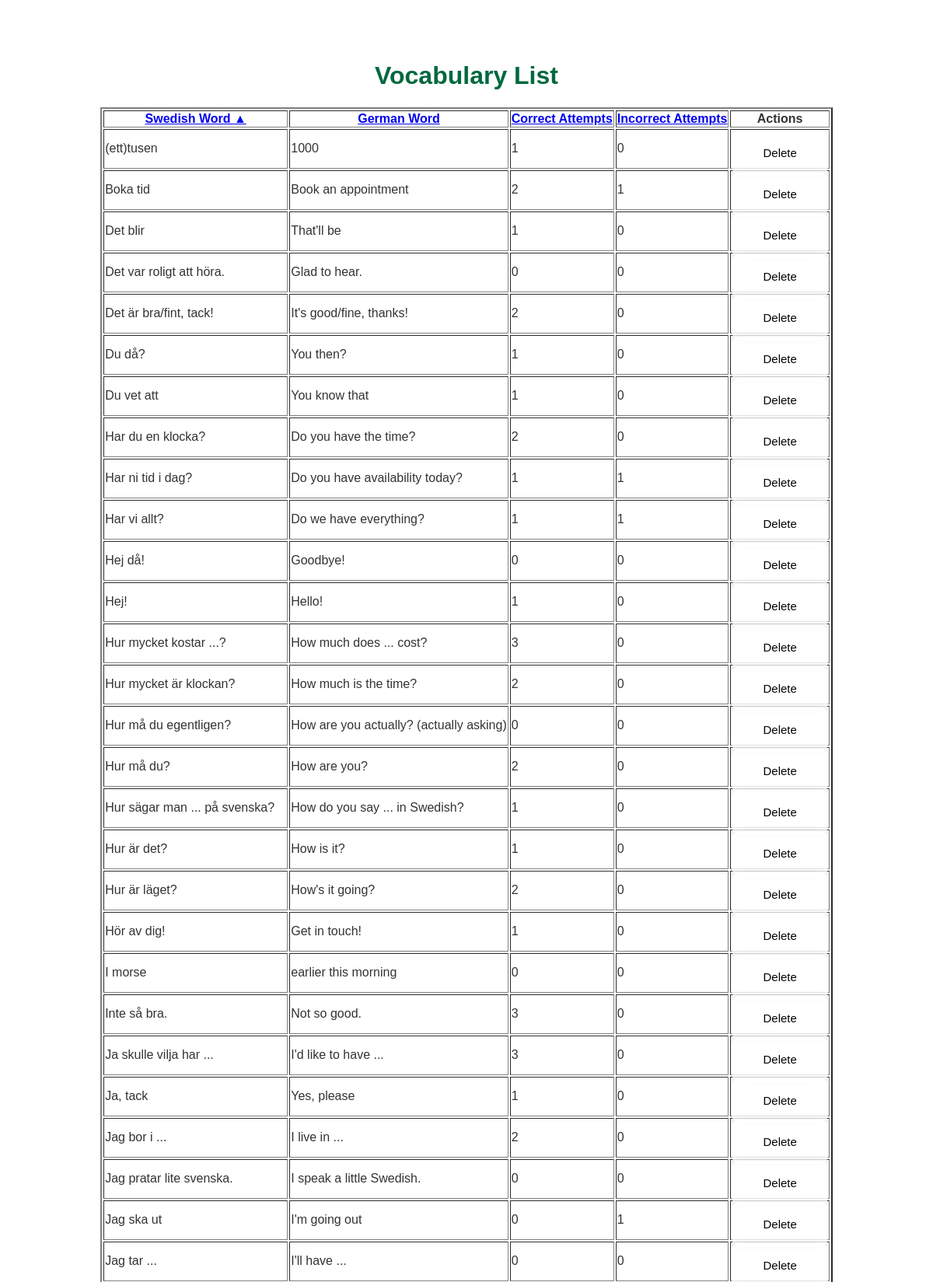
Screenshot of /vocabulary (upper part) with the database file from the repository.
### tables this page shows
CREATE TABLE vocabulary (
                id INTEGER PRIMARY KEY AUTOINCREMENT,
                swedish_word TEXT NOT NULL,
                german_word TEXT NOT NULL
            );

### app.py (the view)
@app.route('/vocabulary')
def vocabulary():
    sort_by = request.args.get('sort_by', 'swedish_word')  # Default sort by Swedish word
    sort_order = request.args.get('sort_order', 'asc')  # Default sort order ascending
    with sqlite3.connect('database.db') as conn:
        cursor = conn.cursor()
        query = f'''
            SELECT v.swedish_word, v.german_word,
                   COALESCE(a.correct_attempts, 0) AS correct_attempts,
                   COALESCE(a.incorrect_attempts, 0) AS incorrect_attempts,
                   v.id
            FROM vocabulary v
            LEFT JOIN attempts a ON v.id = a.word_id
            ORDER BY {sort_by} {sort_order}
        '''
        cursor.execute(query)
        words = cursor.fetchall()
    return render_template('vocabulary.html', words=words, sort_by=sort_by, sort_order=sort_order)

### templates/vocabulary.html (shortened to what this page needs)
<!DOCTYPE html>
<html lang="en">
<head>
    <link rel="stylesheet" href="{{ url_for('static', filename='style.css') }}">
</head>
<body>
    <center>
    <h1>Vocabulary List</h1>
    <table border="2", style="background-color:#ffffff;">
        <thead>
            <tr>
                <th>
                    <a href="{{ url_for('vocabulary', sort_by='swedish_word', sort_order='asc' if sort_by != 'swedish_word' or sort_order == 'desc' else 'desc') }}">
                        Swedish Word {% if sort_by == 'swedish_word' %}{{ '▲' if sort_order == 'asc' else '▼' }}{% endif %}
                    </a>
                </th>
                <th>
                    <a href="{{ url_for('vocabulary', sort_by='german_word', sort_order='asc' if sort_by != 'german_word' or sort_order == 'desc' else 'desc') }}">
                        German Word {% if sort_by == 'german_word' %}{{ '▲' if sort_order == 'asc' else '▼' }}{% endif %}
                    </a>
                </th>
                <th>
                    <a href="{{ url_for('vocabulary', sort_by='correct_attempts', sort_order='asc' if sort_by != 'correct_attempts' or sort_order == 'desc' else 'desc') }}">
                        Correct Attempts {% if sort_by == 'correct_attempts' %}{{ '▲' if sort_order == 'asc' else '▼' }}{% endif %}
                    </a>
                </th>
                <th>
                    <a href="{{ url_for('vocabulary', sort_by='incorrect_attempts', sort_order='asc' if sort_by != 'incorrect_attempts' or sort_order == 'desc' else 'desc') }}">
                        Incorrect Attempts {% if sort_by == 'incorrect_attempts' %}{{ '▲' if sort_order == 'asc' else '▼' }}{% endif %}
                    </a>
                </th>
                <th>Actions</th>
            </tr>
        </thead>
        <tbody>
            {% for swedish, german, correct_attempts, incorrect_attempts, word_id in words %}
            <tr>
                <td>{{ swedish }}</td>
                <td>{{ german }}</td>
                <td>{{ correct_attempts }}</td>
                <td>{{ incorrect_attempts }}</td>
                <td>
                    <form action="{{ url_for('delete_word', word_id=word_id) }}" method="post" style="display:inline;">
                        <button type="submit" class="delete-button">Delete</button>
                    </form>
                </td>
            </tr>
            {% endfor %}
        </tbody>
    </table>
    </center>
</body>
</html>

### static/style.css (style rules this page uses)
body { font-family: Arial, sans-serif; background: url('/static/Images/SwedishHut.jpg') no-repeat center center fixed; background-size: cover; color: #333; text-align: center; padding-top: 50px; }
h1 { color: #00693e; }
form { display: inline-block; background: rgba(255, 255, 255, 0.8); padding: 20px; border-radius: 10px; box-shadow: 0 0 10px rgba(0, 0, 0, 0.1); }
button { padding: 10px 20px; font-size: 16px; color: #fff; background-color: #00693e; border: none; border-radius: 5px; cursor: pointer; margin-top: 10px; }
.delete-button { padding: 3 2px; font-size: 15px; color: #000; background-color: #FFF; border: none; border-radius: 3px; cursor: pointer; }

### rows the page displays
vocabulary: swedish_word "(ett)tusen", german_word "1000", correct_attempts "1", incorrect_attempts "0"
vocabulary: swedish_word "Boka tid", german_word "Book an appointment", correct_attempts "2", incorrect_attempts "1"
vocabulary: swedish_word "Det blir", german_word "That'll be", correct_attempts "1", incorrect_attempts "0"
vocabulary: swedish_word "Det var roligt att höra.", german_word "Glad to hear.", correct_attempts "0", incorrect_attempts "0"
vocabulary: swedish_word "Det är bra/fint, tack!", german_word "It's good/fine, thanks!", correct_attempts "2", incorrect_attempts "0"
vocabulary: swedish_word "Du då?", german_word "You then?", correct_attempts "1", incorrect_attempts "0"
vocabulary: swedish_word "Du vet att", german_word "You know that", correct_attempts "1", incorrect_attempts "0"
vocabulary: swedish_word "Har du en klocka?", german_word "Do you have the time?", correct_attempts "2", incorrect_attempts "0"
vocabulary: swedish_word "Har ni tid i dag?", german_word "Do you have availability today?", correct_attempts "1", incorrect_attempts "1"
vocabulary: swedish_word "Har vi allt?", german_word "Do we have everything?", correct_attempts "1", incorrect_attempts "1"
vocabulary: swedish_word "Hej då!", german_word "Goodbye!", correct_attempts "0", incorrect_attempts "0"
vocabulary: swedish_word "Hej!", german_word "Hello!", correct_attempts "1", incorrect_attempts "0"
vocabulary: swedish_word "Hur mycket kostar ...?", german_word "How much does ... cost?", correct_attempts "3", incorrect_attempts "0"
vocabulary: swedish_word "Hur mycket är klockan?", german_word "How much is the time?", correct_attempts "2", incorrect_attempts "0"
vocabulary: swedish_word "Hur må du egentligen?", german_word "How are you actually? (actually asking)", correct_attempts "0", incorrect_attempts "0"
vocabulary: swedish_word "Hur må du?", german_word "How are you?", correct_attempts "2", incorrect_attempts "0"
vocabulary: swedish_word "Hur sägar man ... på svenska?", german_word "How do you say ... in Swedish?", correct_attempts "1", incorrect_attempts "0"
vocabulary: swedish_word "Hur är det?", german_word "How is it?", correct_attempts "1", incorrect_attempts "0"
vocabulary: swedish_word "Hur är läget?", german_word "How's it going?", correct_attempts "2", incorrect_attempts "0"
vocabulary: swedish_word "Hör av dig!", german_word "Get in touch!", correct_attempts "1", incorrect_attempts "0"
vocabulary: swedish_word "I morse", german_word "earlier this morning", correct_attempts "0", incorrect_attempts "0"
vocabulary: swedish_word "Inte så bra.", german_word "Not so good.", correct_attempts "3", incorrect_attempts "0"
vocabulary: swedish_word "Ja skulle vilja har ...", german_word "I'd like to have ...", correct_attempts "3", incorrect_attempts "0"
vocabulary: swedish_word "Ja, tack", german_word "Yes, please", correct_attempts "1", incorrect_attempts "0"
vocabulary: swedish_word "Jag bor i ...", german_word "I live in ...", correct_attempts "2", incorrect_attempts "0"
vocabulary: swedish_word "Jag pratar lite svenska.", german_word "I speak a little Swedish.", correct_attempts "0", incorrect_attempts "0"
vocabulary: swedish_word "Jag ska ut", german_word "I'm going out", correct_attempts "0", incorrect_attempts "1"
vocabulary: swedish_word "Jag tar ...", german_word "I'll have ...", correct_attempts "0", incorrect_attempts "0"

### other values shown
{{ '▲' if sort_order == 'asc' else '▼' }} "▲"
